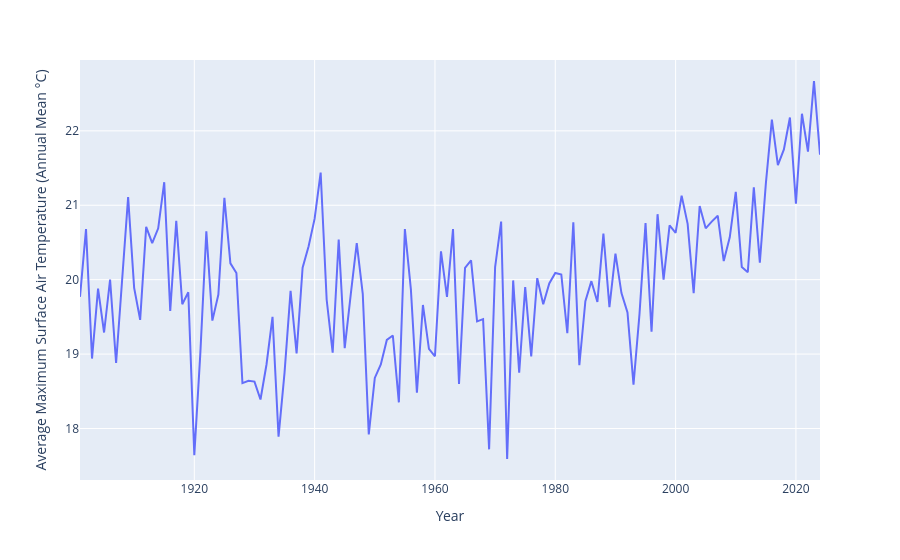

This figure's notebook cell:
### Code cell
line = px.line(df1, x='Year',y='Average Maximum Surface Air Temperature (Annual Mean °C)')
line.show()
